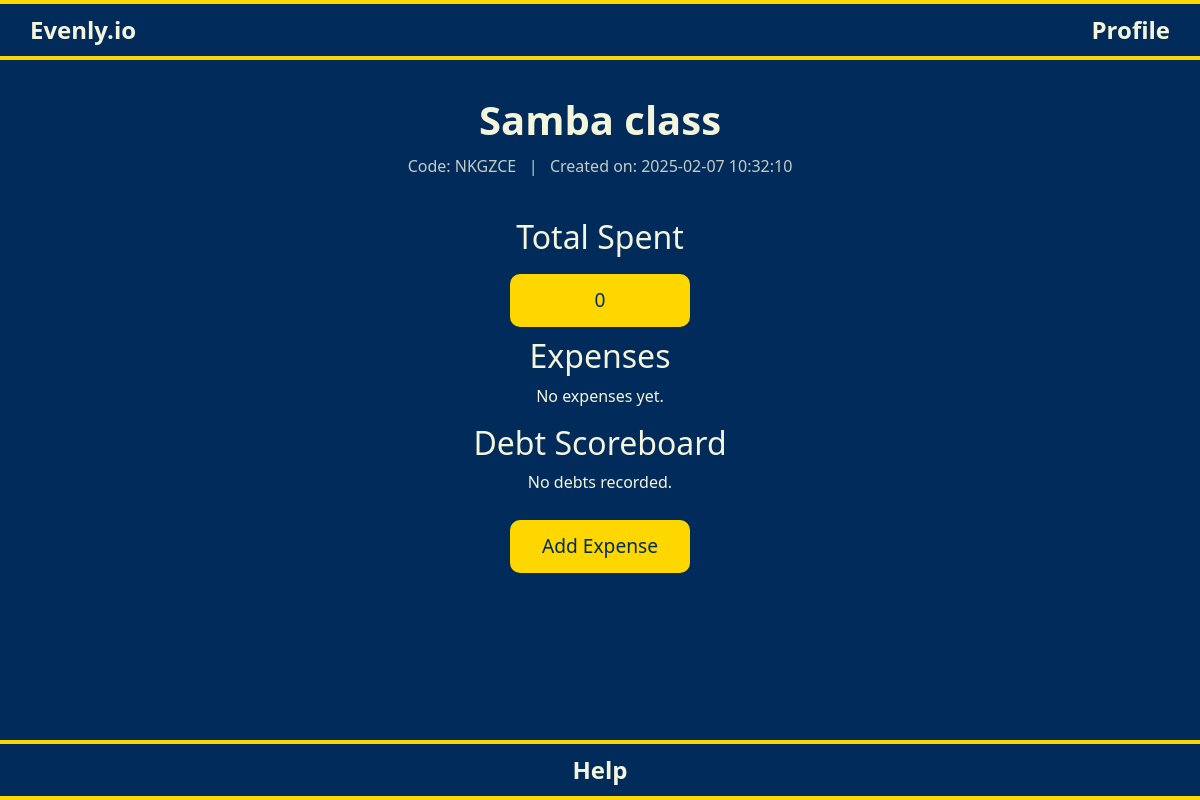
/active-group/5 (signed in), run on the app's committed database.
### tables this page shows
CREATE TABLE Groups (
    group_id INTEGER PRIMARY KEY AUTOINCREMENT,
    name TEXT NOT NULL,
    code TEXT NOT NULL UNIQUE,
    created_by INTEGER NOT NULL,
    status TEXT DEFAULT 'active',
    timestamp DATETIME DEFAULT CURRENT_TIMESTAMP,
    FOREIGN KEY (created_by) REFERENCES Users (user_id)
);

### app.py (the view)
@app.route("/active-group/<int:group_id>")
@login_required
def active_group(group_id):
    user_id = session["user_id"]
    settle_algorithm(group_id)  # This ensures the database is updated
    conn = get_db_connection()
    cursor = conn.cursor()
    cursor.execute("SELECT name, timestamp, code FROM Groups WHERE group_id = ?", (group_id,))
    group = cursor.fetchone()
    if not group:
        conn.close()
        return apology("Group not found", 404)
    group_name, created_at, group_code = group
    cursor.execute("SELECT SUM(amount) FROM Payments WHERE group_id = ?", (group_id,))
    total_spent = cursor.fetchone()[0] or 0
    cursor.execute("""
        SELECT p.payment_id, p.paid_by, u.username, p.amount, p.description, p.timestamp
        FROM Payments p
        JOIN Users u ON p.paid_by = u.user_id
        WHERE p.group_id = ?
        ORDER BY p.timestamp DESC
    """, (group_id,))
    expenses = [dict(zip(["payment_id", "paid_by", "username", "amount", "description", "timestamp"], row)) for row in cursor.fetchall()]
    cursor.execute("""
        SELECT s.settlement_id, s.from_user, u1.username AS from_username,
           s.to_user, u2.username AS to_username, s.amount, s.status
        FROM Settlements s
        JOIN Users u1 ON s.from_user = u1.user_id
        JOIN Users u2 ON s.to_user = u2.user_id
        WHERE s.group_id = ?
        ORDER BY s.timestamp DESC
    """, (group_id,))
    debts = [dict(zip(["settlement_id", "from_user", "from_username", "to_user", "to_username", "amount", "status"], row)) for row in cursor.fetchall()]
    cursor.execute("""
        SELECT user_id, username
        FROM Users
        WHERE user_id IN (SELECT user_id FROM GroupMembers WHERE group_id = ?)
    """, (group_id,))
    group_members = [dict(zip(["user_id", "username"], row)) for row in cursor.fetchall()]
    conn.close()
    return render_template(
        "active_group.html",
        group_name=group_name,
        group_code=group_code,
        created_at=created_at,
        total_spent=total_spent,
        expenses=expenses,
        debts=debts,
        group_id=group_id,
        group_members=group_members,
    )

### app.py (called while the page is built)
@app.after_request
def after_request(response):
    response.headers["Cache-Control"] = "no-cache, no-store, must-revalidate"
    response.headers["Expires"] = 0
    response.headers["Pragma"] = "no-cache"
    return response

### database.py (called while the page is built)
def get_db_connection():
    conn = sqlite3.connect("evenly.db")
    conn.row_factory = sqlite3.Row  # Allows dictionary-like row access
    return conn

### helpers.py (called while the page is built)
def login_required(f):
    @wraps(f)
    def decorated_function(*args, **kwargs):
        if session.get("user_id") is None:
            return redirect("start.html")
        return f(*args, **kwargs)
    return decorated_function

### templates/active_group.html (shortened to what this page needs)
{% extends "layout.html" %}
{% block main %}
<div class="container">
    <h1 class="group-logo">{{ group_name if group_name else 'No Group Found' }}</h1>
    <p class="group-time">
        Code: {{ group_code if group_code else 'Unknown Code' }}
        &nbsp; | &nbsp; Created on: {{ created_at if created_at else 'Unknown Date' }}
    </p>
    <div class="total-spent-wrapper">
        <h2>Total Spent</h2>
        <p class="btn-custom btn-register-login">{{ total_spent if total_spent else '0' }}</p>
    </div>
    <h2>Expenses</h2>
    {% if expenses %}
        <div class="expenses-container">
            <div class="expenses-list">
                {% for expense in expenses %}
                <div class="expense-item" data-expense-id="{{ expense['payment_id'] }}">
                    <p>{{ expense["username"] }} bought {{ expense["description"] }} for {{ expense["amount"] }}</p>
                </div>
                {% endfor %}
            </div>
        </div>
    {% else %}
        <p>No expenses yet.</p>
    {% endif %}
    <h2>Debt Scoreboard</h2>
    {% if debts %}
        <div class="scoreboard">
            {% for debt in debts %}
                <div>
                    <p>{{ debt["from_username"] }} owes {{ debt["to_username"] }} {{ debt["amount"] }}</p>
                    {% if debt.status == "unpaid" %}
                        <form action="{{ url_for('settle_debt', settlement_id=debt['settlement_id']) }}" method="post" style="display: inline;">
                            <button type="submit" class="btn btn-settle">
                                Settle
                            </button>
                        </form>
                    {% else %}
                        <span>Paid</span>
                    {% endif %}
                </div>
            {% endfor %}
        </div>
    {% else %}
        <p>No debts recorded.</p>
    {% endif %}
</div>
<button type="button" class="btn btn-custom btn-register-login" data-bs-toggle="modal" data-bs-target="#addExpenseModal">
    Add Expense
</button>
{% endblock %}

### static/style.css (style rules this page uses)
html, body { height: 100%; margin: 0; padding: 0; display: flex; flex-direction: column; background-color: #002B5B; color: #F5F5DC; overflow-x: hidden; overflow-y: auto; }
.group-logo { font-size: 2.5rem; font-weight: bold; margin-top: 10px; margin-bottom: 10px; word-wrap: break-word; }
.group-time { font-size: 1.0rem; opacity: 0.8; margin-top: 10; margin-bottom: 40px; }
.btn-custom { width: 180px; font-size: 1.2rem; padding: 12px; margin: 10px; border-radius: 10px; border: none; transition: all 0.3s ease-in-out; }
.btn-register-login { background-color: #FFD700; color: #002B5B; }
.total-spent-wrapper { display: flex; flex-direction: column; align-items: center; margin-top: 20px; }

### data on the page
Groups: name "Samba class", code "NKGZCE", timestamp "2025-02-07 10:32:10"

### other printed values
{{ total_spent if total_spent else '0' }} "0"
